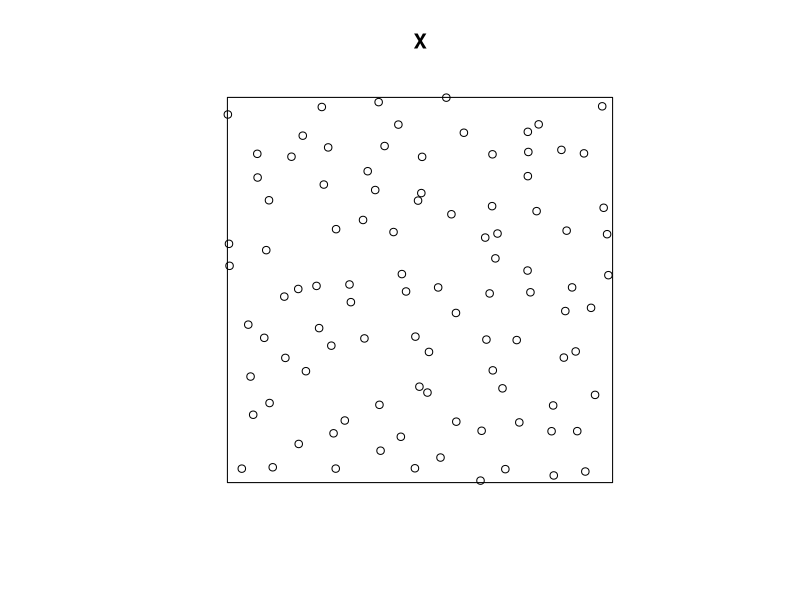
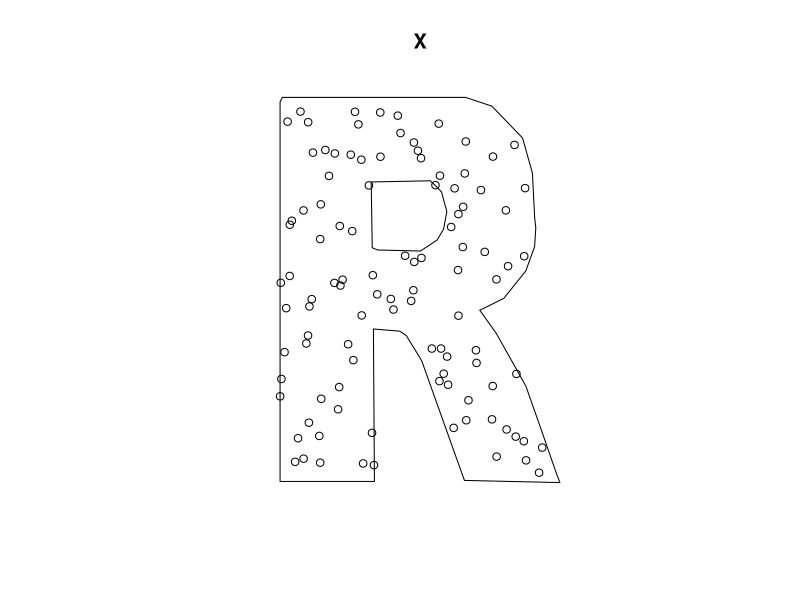

Recreate these plots in R, in order.
library(spatstat)


### Name: rstrat
### Title: Simulate Stratified Random Point Pattern
### Aliases: rstrat
### Keywords: spatial datagen

### ** Examples

  X <- rstrat(nx=10)
  plot(X)

  # polygonal boundary
  data(letterR)
  X <- rstrat(letterR, 5, 10, k=3)
  plot(X)
